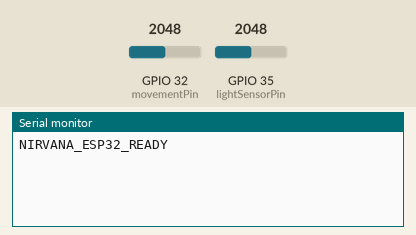
A sketch run on a simulated ESP32. Shown: the last lines printed to the serial monitor. The inputs (shaded band) are chosen by the test bench; at power-on: GPIO 32 (movementPin) = 2048, GPIO 35 (lightSensorPin) = 2048. Random numbers use the default seed unless the sketch sets one.

Above: at 2.2 s.
2.3 s: GPIO 32 (movementPin) set to 2866
At 3.8 s:
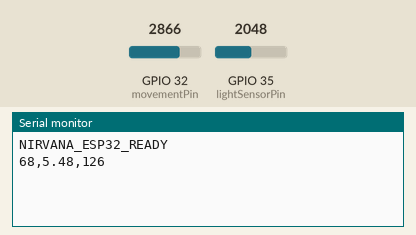
7.8 s: GPIO 35 (lightSensorPin) set to 2866
At 8.3 s:
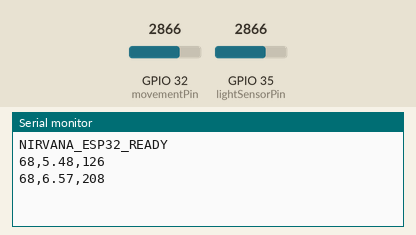
9.3 s: GPIO 32 (movementPin) set to 3603
At 10.0 s:
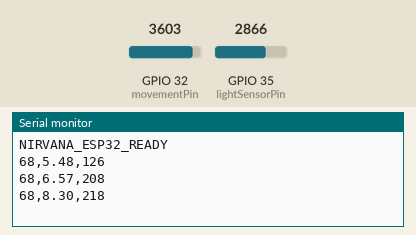
10.8 s: GPIO 35 (lightSensorPin) set to 3603
At 13.1 s:
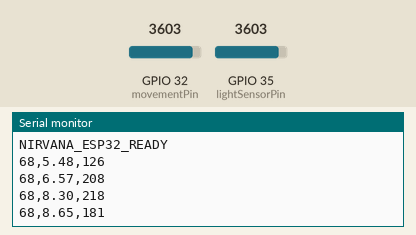
Timing chart, 0 to 13.3 s (numbered marks = the images above; inputs shaded):
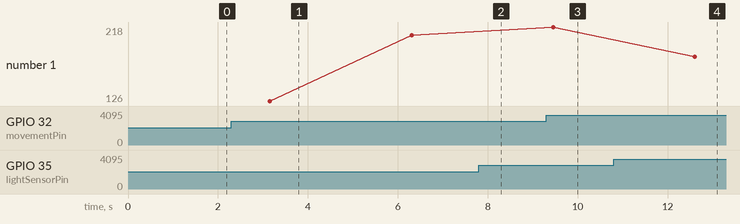

The sketch:

esp32_firmware.ino
```cpp
#include <Arduino.h>

// --- Nirvana ESP32 Firmware ---
// Reads real sensor data and sends mapped values over USB Serial.
// Format: heart_rate,movement,light (CSV)

// --- Sensor Pins ---
const int heartRatePin  = 34;  // Analog pin for pulse sensor (PPG)
const int lightSensorPin = 35; // Analog pin for LDR
const int movementPin   = 32;  // Analog pin for piezo vibration sensor

// --- Piezo Noise Filter Settings ---
// Minimum raw ADC value to count as real movement (filters out ADC noise & ringing)
const int PIEZO_THRESHOLD = 200;   // Out of 4095. Raise if still noisy, lower if too insensitive.
const int PIEZO_SAMPLES   = 10;    // Number of rapid samples to take — picks the peak
const int SAMPLE_DELAY_MS = 15;    // ms between rapid samples

// --- Cooldown: how long to suppress re-trigger after a real movement event (ms) ---
const unsigned long MOVEMENT_COOLDOWN_MS = 2000;

unsigned long lastTime        = 0;
unsigned long lastMovementTime = 0;   // Timestamp of last confirmed real movement
unsigned long timerDelay      = 3000; // Send CSV data every 3 seconds

// Smoothing state buffers
float hr_smooth = 68.0;
float mv_smooth = 0.0;
float lt_smooth = 10.0;

// --- Realistic HR simulation state (used when no pulse sensor is wired) ---
// Drifts slowly like a real resting heart rate (62–82 BPM)
float hr_state = 70.0;  // Starting resting HR
int   hr_tick  = 0;     // Tick counter for slow drift events

void setup() {
  Serial.begin(115200);
  delay(1000);
  Serial.println("NIRVANA_ESP32_READY");
}

void loop() {
  if ((millis() - lastTime) > timerDelay) {

    // --- Heart Rate: organic slow-drift simulation ---
    // No physical pulse sensor on GPIO 34 — simulate a realistic resting HR
    // instead of mapping floating ADC noise which looks unrealistically erratic.
    hr_tick++;
    // Small random walk: ±0 or ±1 BPM each tick (gentle drift)
    int drift = random(-10, 11); // -10 to +10 (scaled /10 below)
    hr_state += drift * 0.1f;   // actual step: -1.0 to +1.0 BPM
    // Rare small event every ~10 ticks: simulates a deep breath or posture shift
    if (hr_tick % 10 == 0) {
      hr_state += random(-3, 4); // -3 to +3 BPM event
    }
    // Mean-revert gently toward 70 BPM so it never drifts far
    hr_state = hr_state * 0.97f + 70.0f * 0.03f;
    // Clamp to realistic resting range
    hr_state = constrain(hr_state, 62.0f, 82.0f);
    float heartRate = hr_state;

    // --- Light (LDR): single read ---
    int rawLight = analogRead(lightSensorPin);
    // Inverted: HIGH raw = high resistance = dark room → low Lux
    float lightLevel = ((4095 - rawLight) / 4095.0) * 800.0;
    lightLevel = constrain(lightLevel, 0.0, 800.0);

    // --- Piezo Movement: multi-sample peak detection with threshold + cooldown ---
    int peakRaw = 0;
    for (int i = 0; i < PIEZO_SAMPLES; i++) {
      int s = analogRead(movementPin);
      if (s > peakRaw) peakRaw = s;
      delay(SAMPLE_DELAY_MS);
    }

    float movement = 0.0;

    if (peakRaw >= PIEZO_THRESHOLD) {
      // Real movement confirmed — map peak to 0-10 scale
      movement = ((float)(peakRaw - PIEZO_THRESHOLD) / (float)(4095 - PIEZO_THRESHOLD)) * 10.0;
      movement = constrain(movement, 0.0, 10.0);
      lastMovementTime = millis();
    } else {
      // Below threshold — check cooldown
      unsigned long timeSinceMovement = millis() - lastMovementTime;
      if (timeSinceMovement < MOVEMENT_COOLDOWN_MS) {
        // In cooldown window: decay linearly from last value toward 0
        float decayFactor = 1.0 - ((float)timeSinceMovement / (float)MOVEMENT_COOLDOWN_MS);
        movement = mv_smooth * decayFactor;
      } else {
        // Fully settled: report 0
        movement = 0.0;
      }
    }

    // --- Exponential smoothing ---
    // HR: light smoothing (0.15) — simulation is already organic, heavy smoothing would flatten it
    float alpha_hr = 0.15;
    hr_smooth = (alpha_hr * heartRate) + ((1.0 - alpha_hr) * hr_smooth);
    // LT: moderate smoothing (0.3) — real ADC sensor needs some noise reduction
    float alpha_lt = 0.3;
    lt_smooth = (alpha_lt * lightLevel) + ((1.0 - alpha_lt) * lt_smooth);
    // Movement: less smoothing so real hits register quickly, more decay when quiet
    float mv_alpha = (movement > mv_smooth) ? 0.8 : 0.2;
    mv_smooth = (mv_alpha * movement) + ((1.0 - mv_alpha) * mv_smooth);
    if (mv_smooth < 0.05) mv_smooth = 0.0; // snap to zero to avoid creep

    // --- Send CSV over USB Serial ---
    // Format: heart_rate,movement,light
    Serial.print((int)hr_smooth);
    Serial.print(",");
    Serial.print(mv_smooth, 2);
    Serial.print(",");
    Serial.println((int)lt_smooth);

    lastTime = millis();
  }
}
```

Measured:
- after the input at 2.3 s, the serial monitor: prints a new line after 0.85 s (image 1)
- after the input at 9.3 s, the serial monitor: prints a new line after 0.16 s (image 3)
- after the input at 10.8 s, the serial monitor: prints a new line after 1.8 s (image 4)
- plotted number 1: 218 → 181 after the input at 10.8 s
